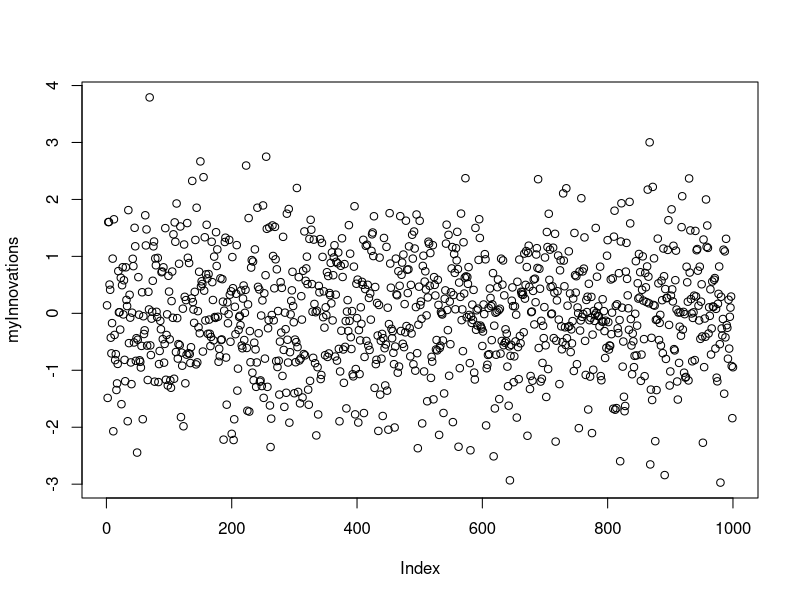
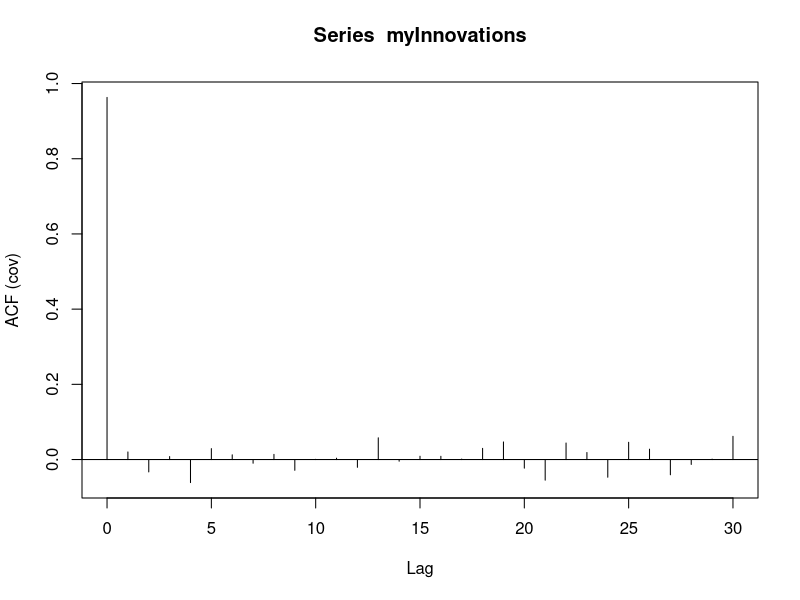
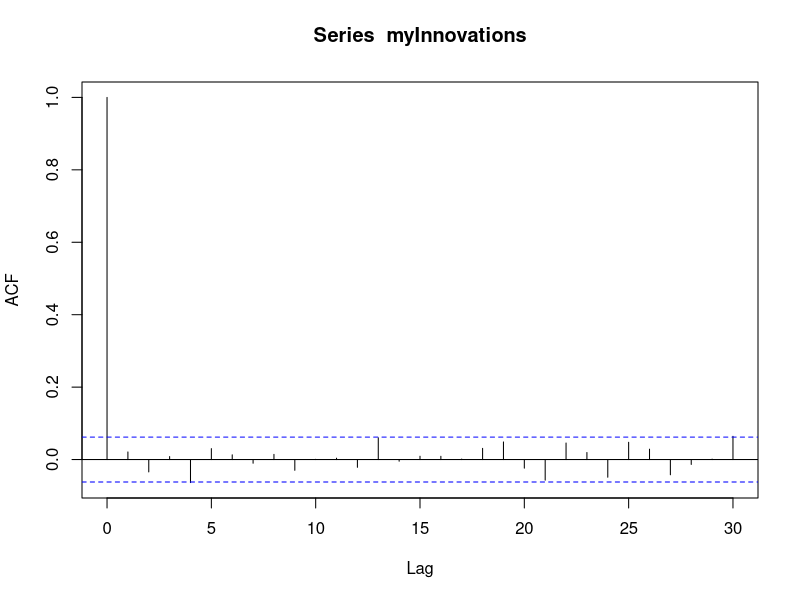

Generate these figures, in order, with R:
library(forecast)

computeInnovations <- function(x)
{
  fit <- arima(x, order = c(1, 0, 0))
  x_hats <- 0
  e <- x[1]

  for (i in 1:(length(x) - 1)) {
    forecast_value_new = forecast(x[1:i], h = 1, model = fit)$mean
    x_hats <- c(x_hats, forecast_value_new) # append the new value
    e_new = x[i+1] - x_hats[i+1]
    e <- c(e, e_new) # append to innovations array
  }

  return(e)
}


simulated = arima.sim(n = 1000, list(ar = c(1/2)))
myInnovations = computeInnovations(simulated)
plot(myInnovations)
acf(myInnovations, type="covariance")
acf(myInnovations, type="correlation")

acf(myInnovations, plot = FALSE)


